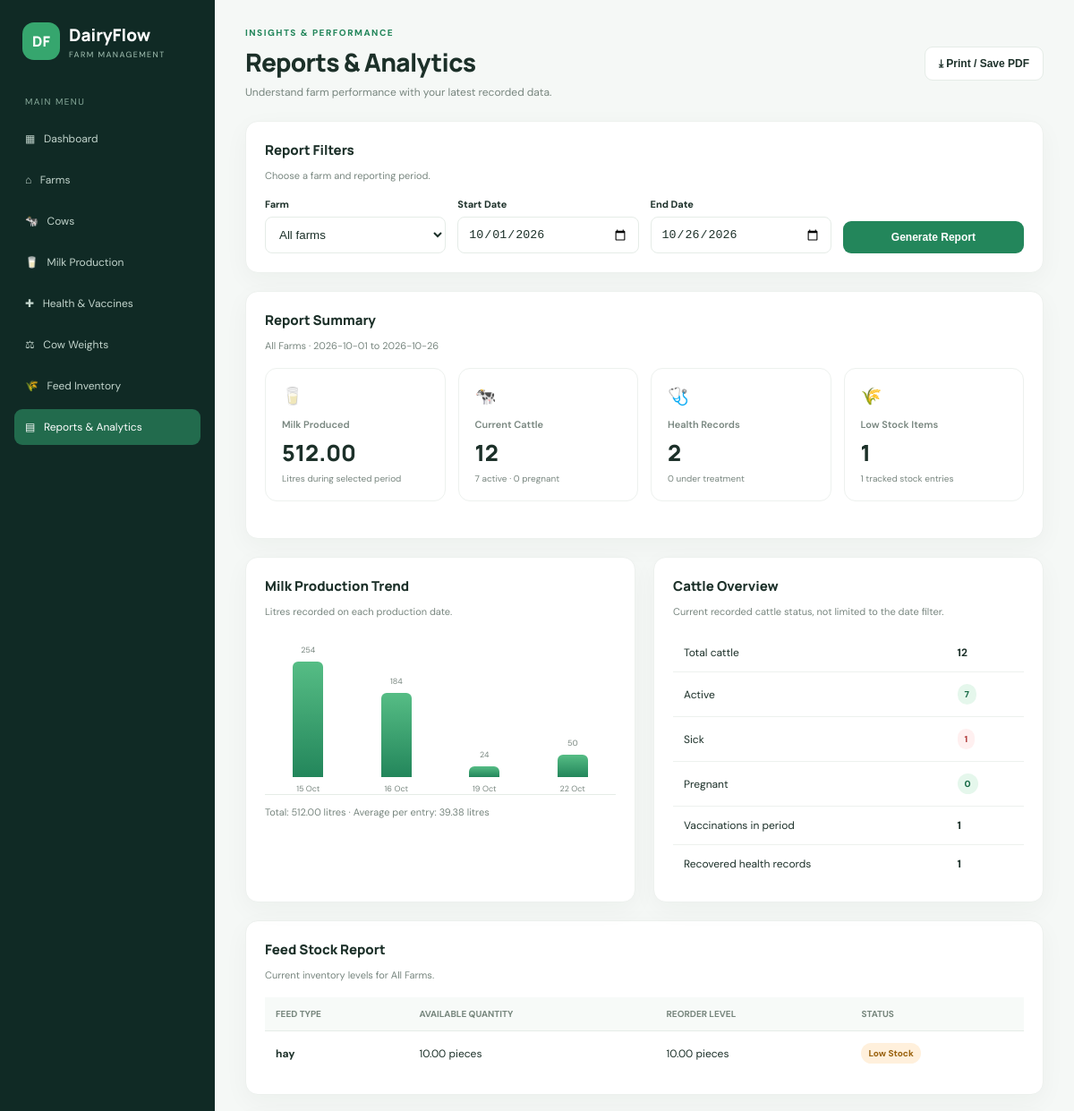
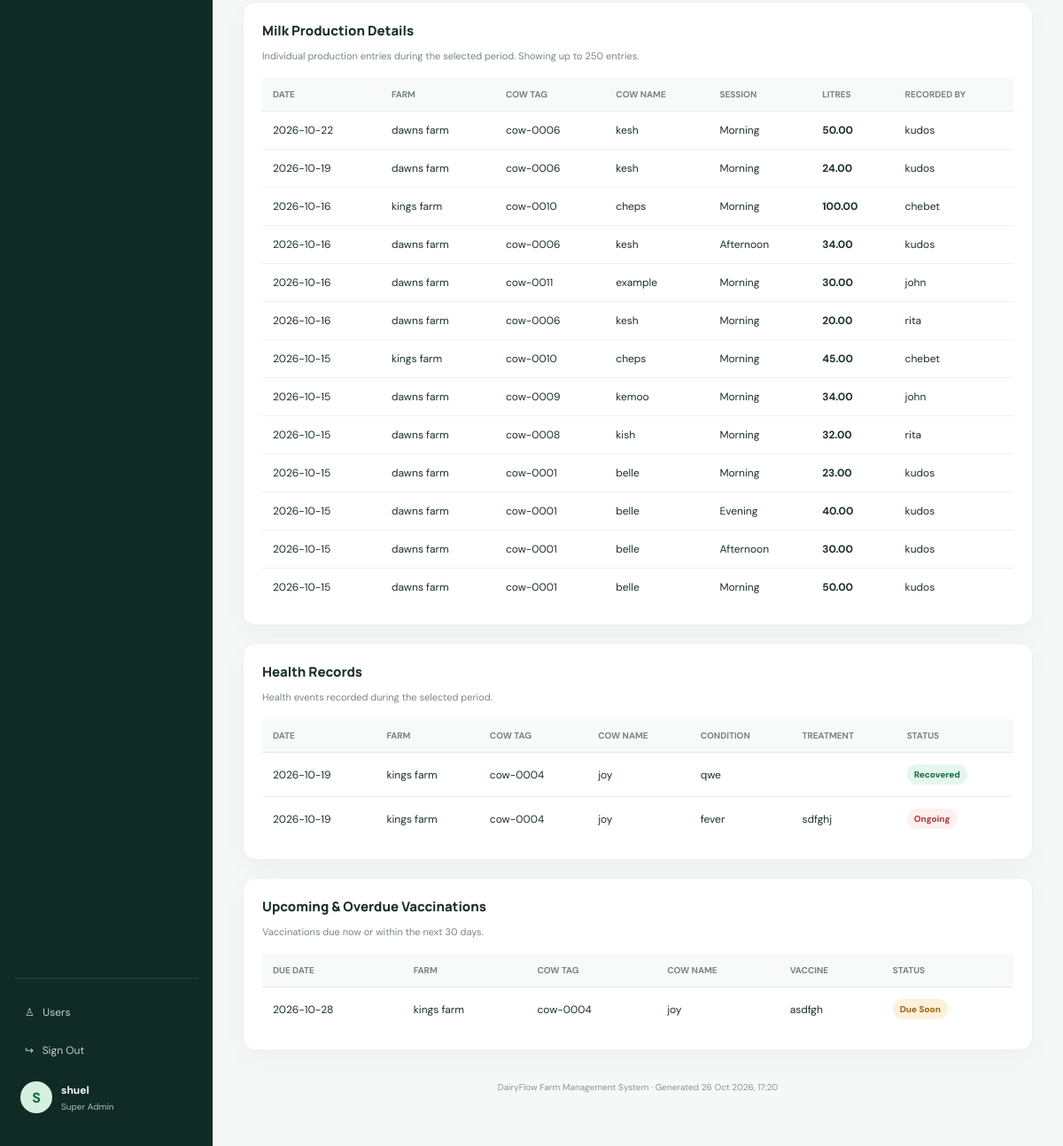
/reports.php (signed in), run on the app's committed database (2 pictures, top to bottom).
### tables this page shows
CREATE TABLE `users` (
  `user_id` int(11) NOT NULL,
  `role_id` int(11) NOT NULL,
  `farm_id` int(11) DEFAULT NULL,
  `full_name` varchar(150) NOT NULL,
  `email` varchar(150) NOT NULL,
  `password_hash` varchar(255) NOT NULL,
  `phone` varchar(30) DEFAULT NULL,
  `status` enum('active','inactive') DEFAULT 'active',
  `created_at` timestamp NOT NULL DEFAULT current_timestamp()
);

CREATE TABLE `roles` (
  `role_id` int(11) NOT NULL,
  `role_name` enum('super_admin','admin','farm_manager','store_manager') NOT NULL
);

CREATE TABLE `milk_production` (
  `production_id` int(11) NOT NULL,
  `farm_id` int(11) NOT NULL,
  `cow_id` int(11) DEFAULT NULL,
  `recorded_by` int(11) DEFAULT NULL,
  `production_date` date NOT NULL,
  `milking_session` enum('morning','afternoon','evening') NOT NULL,
  `quantity_litres` decimal(10,2) NOT NULL,
  `notes` text DEFAULT NULL,
  `created_at` timestamp NOT NULL DEFAULT current_timestamp()
);

CREATE TABLE `farms` (
  `farm_id` int(11) NOT NULL,
  `farm_name` varchar(150) NOT NULL,
  `location` varchar(255) DEFAULT NULL,
  `contact_phone` varchar(30) DEFAULT NULL,
  `created_at` timestamp NOT NULL DEFAULT current_timestamp(),
  `status` enum('active','inactive') DEFAULT 'active'
);

CREATE TABLE `cows` (
  `cow_id` int(11) NOT NULL,
  `farm_id` int(11) NOT NULL,
  `tag_number` varchar(50) NOT NULL,
  `cow_name` varchar(100) DEFAULT NULL,
  `date_of_birth` date NOT NULL,
  `breed` varchar(100) DEFAULT NULL,
  `gender` enum('female','male') NOT NULL,
  `origin` enum('born_on_farm','acquired') NOT NULL DEFAULT 'acquired',
  `mother_id` int(11) DEFAULT NULL,
  `father_id` int(11) DEFAULT NULL,
  `status` enum('active','sick','pregnant','dry','sold','deceased') DEFAULT 'active',
  `notes` text DEFAULT NULL,
  `created_at` timestamp NOT NULL DEFAULT current_timestamp(),
  `manager_id` int(11) DEFAULT NULL
);

CREATE TABLE `health_records` (
  `health_id` int(11) NOT NULL,
  `cow_id` int(11) NOT NULL,
  `recorded_by` int(11) DEFAULT NULL,
  `condition_name` varchar(150) NOT NULL,
  `symptoms` text DEFAULT NULL,
  `treatment` text DEFAULT NULL,
  `veterinarian` varchar(150) DEFAULT NULL,
  `record_date` date NOT NULL,
  `next_checkup` date DEFAULT NULL,
  `status` enum('under_treatment','recovered','ongoing') DEFAULT 'ongoing'
);

CREATE TABLE `vaccinations` (
  `vaccination_id` int(11) NOT NULL,
  `cow_id` int(11) NOT NULL,
  `vaccine_name` varchar(150) NOT NULL,
  `vaccination_date` date NOT NULL,
  `next_due_date` date DEFAULT NULL,
  `administered_by` varchar(150) DEFAULT NULL,
  `notes` text DEFAULT NULL
);

### reports.php (the view, shortened to what the rows shown need)
<?php
require_once __DIR__ . '/config/database.php';
$db = $pdo ?? $conn ?? $mysqli ?? null;
function e(mixed $value): string
{
    return htmlspecialchars((string) $value, ENT_QUOTES, 'UTF-8');
}
function reportQuery(string $sql, array $params = []): array
{
    global $db;
    if ($db instanceof PDO) {
        $stmt = $db->prepare($sql);
        $stmt->execute($params);
        return $stmt->fetchAll(PDO::FETCH_ASSOC);
    }
    $stmt = $db->prepare($sql);
    $stmt->execute();
    $result = $stmt->get_result();
    $rows = $result->fetch_all(MYSQLI_ASSOC);
    return $rows;
}
$userId = (int) $_SESSION['user_id'];
$users = reportQuery(
    "SELECT u.user_id, u.full_name, u.farm_id, r.role_name
     FROM users u
     JOIN roles r ON r.role_id = u.role_id
     WHERE u.user_id = ?
     LIMIT 1",
    [$userId]
);
$user = $users[0];
$role = $user['role_name'];
$startDate = (string) ($_GET['start_date'] ?? date('Y-m-01'));
$endDate = (string) ($_GET['end_date'] ?? date('Y-m-d'));
$farmSql = '';
$farmParams = [];
$cowFarmSql = '';
$cowFarmParams = [];
$milkParams = [$startDate, $endDate, ...$farmParams];
$healthParams = [$startDate, $endDate, ...$cowFarmParams];
try {
    $upcomingVaccines = reportQuery(
        "SELECT v.vaccination_id, v.vaccine_name, v.next_due_date,
                c.tag_number, c.cow_name, f.farm_name
         FROM vaccinations v
         JOIN cows c ON c.cow_id = v.cow_id
         JOIN farms f ON f.farm_id = c.farm_id
         WHERE v.next_due_date IS NOT NULL
           AND v.next_due_date <= DATE_ADD(CURDATE(), INTERVAL 30 DAY)
           $cowFarmSql
         ORDER BY v.next_due_date
         LIMIT 20",
        $cowFarmParams
    );
    $milkDetails = reportQuery(
        "SELECT mp.production_date, mp.milking_session,
                mp.quantity_litres, c.tag_number, c.cow_name,
                f.farm_name, u.full_name AS recorded_by
         FROM milk_production mp
         JOIN cows c ON c.cow_id = mp.cow_id
         JOIN farms f ON f.farm_id = mp.farm_id
         LEFT JOIN users u ON u.user_id = mp.recorded_by
         WHERE mp.production_date BETWEEN ? AND ? $farmSql
         ORDER BY mp.production_date DESC, mp.production_id DESC
         LIMIT 250",
        $milkParams
    );
    $healthDetails = reportQuery(
        "SELECT hr.record_date, hr.condition_name, hr.status,
                hr.treatment, c.tag_number, c.cow_name, f.farm_name
         FROM health_records hr
         JOIN cows c ON c.cow_id = hr.cow_id
         JOIN farms f ON f.farm_id = c.farm_id
         WHERE hr.record_date BETWEEN ? AND ? $cowFarmSql
         ORDER BY hr.record_date DESC, hr.health_id DESC
         LIMIT 150",
        $healthParams
    );
} catch (Throwable $exception) {
    error_log('DairyFlow reports error: ' . $exception->getMessage());
    http_response_code(500);
    exit('Report error: ' . htmlspecialchars(
        $exception->getMessage(),
        ENT_QUOTES,
        'UTF-8'
    ));
}
$initial = strtoupper(substr(trim((string) $user['full_name']), 0, 1));
$roleLabel = ucwords(str_replace('_', ' ', $role));
?>
<!DOCTYPE html>
<html lang="en">
<head>
</head>
<body>
    <aside class="sidebar">
        <div class="sidebar-bottom">
            <div class="user-mini">
                <div class="avatar"><?= e($initial) ?></div>
                <div>
                    <div class="user-name"><?= e($user['full_name']) ?></div>
                    <div class="user-role"><?= e($roleLabel) ?></div>
                </div>
            </div>
        </div>
    </aside>
    <main class="main">
        <header class="topbar">
            <div>
                <h1>Reports & Analytics</h1>
            </div>
        </header>
        <section class="panel filter-panel no-print">
            <h2>Report Filters</h2>
        </section>
        <section class="panel">
            <h2>Report Summary</h2>
        </section>
        <section class="two-col">
            <div class="panel">
                <h2>Milk Production Trend</h2>
            </div>
            <div class="panel">
                <h2>Cattle Overview</h2>
            </div>
        </section>
        <section class="panel">
            <h2>Feed Stock Report</h2>
            <div class="table-wrap">
                <table>
                    <thead>
                        <tr>
                            <th>Feed Type</th>
                            <th>Available Quantity</th>
                            <th>Reorder Level</th>
                            <th>Status</th>
                        </tr>
                    </thead>
                </table>
            </div>
        </section>
        <section class="panel">
            <h2>Milk Production Details</h2>
            <div class="table-wrap">
                <table>
                    <thead>
                        <tr>
                            <th>Date</th>
                            <th>Farm</th>
                            <th>Cow Tag</th>
                            <th>Cow Name</th>
                            <th>Session</th>
                            <th>Litres</th>
                            <th>Recorded By</th>
                        </tr>
                    </thead>
                    <tbody>
                        <?php if (!$milkDetails): ?>
                            <tr>
                                <td colspan="7" class="empty">No milk records found.</td>
                            </tr>
                        <?php else: ?>
                            <?php foreach ($milkDetails as $row): ?>
                                <tr>
                                    <td><?= e($row['production_date']) ?></td>
                                    <td><?= e($row['farm_name']) ?></td>
                                    <td><?= e($row['tag_number']) ?></td>
                                    <td><?= e($row['cow_name']) ?></td>
                                    <td><?= e(ucfirst($row['milking_session'])) ?></td>
                                    <td><strong><?= number_format((float) $row['quantity_litres'], 2) ?></strong></td>
                                    <td><?= e($row['recorded_by'] ?? 'Unknown') ?></td>
                                </tr>
                            <?php endforeach; ?>
                        <?php endif; ?>
                    </tbody>
                </table>
            </div>
        </section>
        <section class="panel">
            <h2>Health Records</h2>
            <div class="table-wrap">
                <table>
                    <thead>
                        <tr>
                            <th>Date</th>
                            <th>Farm</th>
                            <th>Cow Tag</th>
                            <th>Cow Name</th>
                            <th>Condition</th>
                            <th>Treatment</th>
                            <th>Status</th>
                        </tr>
                    </thead>
                    <tbody>
                        <?php if (!$healthDetails): ?>
                            <tr>
                                <td colspan="7" class="empty">No health records found.</td>
                            </tr>
                        <?php else: ?>
                            <?php foreach ($healthDetails as $row): ?>
                                <tr>
                                    <td><?= e($row['record_date']) ?></td>
                                    <td><?= e($row['farm_name']) ?></td>
                                    <td><?= e($row['tag_number']) ?></td>
                                    <td><?= e($row['cow_name']) ?></td>
                                    <td><?= e($row['condition_name']) ?></td>
                                    <td><?= e($row['treatment'] ?? '') ?></td>
                                    <td>
                                        <span class="pill <?= $row['status'] === 'recovered' ? 'good' : ($row['status'] === 'under_treatment' ? 'warn' : 'bad') ?>">
                                            <?= e(ucwords(str_replace('_', ' ', $row['status']))) ?>
                                        </span>
                                    </td>
                                </tr>
                            <?php endforeach; ?>
                        <?php endif; ?>
                    </tbody>
                </table>
            </div>
        </section>
        <section class="panel">
            <h2>Upcoming & Overdue Vaccinations</h2>
            <div class="table-wrap">
                <table>
                    <thead>
                        <tr>
                            <th>Due Date</th>
                            <th>Farm</th>
                            <th>Cow Tag</th>
                            <th>Cow Name</th>
                            <th>Vaccine</th>
                            <th>Status</th>
                        </tr>
                    </thead>
                    <tbody>
                        <?php if (!$upcomingVaccines): ?>
                            <tr>
                                <td colspan="6" class="empty">No upcoming or overdue vaccinations found.</td>
                            </tr>
                        <?php else: ?>
                            <?php foreach ($upcomingVaccines as $vaccine): ?>
                                <?php $overdue = $vaccine['next_due_date'] < date('Y-m-d'); ?>
                                <tr>
                                    <td><?= e($vaccine['next_due_date']) ?></td>
                                    <td><?= e($vaccine['farm_name']) ?></td>
                                    <td><?= e($vaccine['tag_number']) ?></td>
                                    <td><?= e($vaccine['cow_name']) ?></td>
                                    <td><?= e($vaccine['vaccine_name']) ?></td>
                                    <td><span class="pill <?= $overdue ? 'bad' : 'warn' ?>"><?= $overdue ? 'Overdue' : 'Due Soon' ?></span></td>
                                </tr>
                            <?php endforeach; ?>
                        <?php endif; ?>
                    </tbody>
                </table>
            </div>
        </section>
    </main>
</body>
</html>

### data on the page
users: full_name "S", full_name "shuel", role.role_name "Super Admin"
milk_production: production_date "2026-10-22", farm.farm_name "dawns farm", cow.tag_number "cow-0006", cow.cow_name "kesh", milking_session "Morning", quantity_litres "50.00", recorded_by.full_name "kudos"
milk_production: production_date "2026-10-19", farm.farm_name "dawns farm", cow.tag_number "cow-0006", cow.cow_name "kesh", milking_session "Morning", quantity_litres "24.00", recorded_by.full_name "kudos"
milk_production: production_date "2026-10-16", farm.farm_name "kings farm", cow.tag_number "cow-0010", cow.cow_name "cheps", milking_session "Morning", quantity_litres "100.00", recorded_by.full_name "chebet"
milk_production: production_date "2026-10-16", farm.farm_name "dawns farm", cow.tag_number "cow-0006", cow.cow_name "kesh", milking_session "Afternoon", quantity_litres "34.00", recorded_by.full_name "kudos"
milk_production: production_date "2026-10-16", farm.farm_name "dawns farm", cow.tag_number "cow-0011", cow.cow_name "example", milking_session "Morning", quantity_litres "30.00", recorded_by.full_name "john"
milk_production: production_date "2026-10-16", farm.farm_name "dawns farm", cow.tag_number "cow-0006", cow.cow_name "kesh", milking_session "Morning", quantity_litres "20.00", recorded_by.full_name "rita"
milk_production: production_date "2026-10-15", farm.farm_name "kings farm", cow.tag_number "cow-0010", cow.cow_name "cheps", milking_session "Morning", quantity_litres "45.00", recorded_by.full_name "chebet"
milk_production: production_date "2026-10-15", farm.farm_name "dawns farm", cow.tag_number "cow-0009", cow.cow_name "kemoo", milking_session "Morning", quantity_litres "34.00", recorded_by.full_name "john"
milk_production: production_date "2026-10-15", farm.farm_name "dawns farm", cow.tag_number "cow-0008", cow.cow_name "kish", milking_session "Morning", quantity_litres "32.00", recorded_by.full_name "rita"
milk_production: production_date "2026-10-15", farm.farm_name "dawns farm", cow.tag_number "cow-0001", cow.cow_name "belle", milking_session "Morning", quantity_litres "23.00", recorded_by.full_name "kudos"
milk_production: production_date "2026-10-15", farm.farm_name "dawns farm", cow.tag_number "cow-0001", cow.cow_name "belle", milking_session "Evening", quantity_litres "40.00", recorded_by.full_name "kudos"
milk_production: production_date "2026-10-15", farm.farm_name "dawns farm", cow.tag_number "cow-0001", cow.cow_name "belle", milking_session "Afternoon", quantity_litres "30.00", recorded_by.full_name "kudos"
milk_production: production_date "2026-10-15", farm.farm_name "dawns farm", cow.tag_number "cow-0001", cow.cow_name "belle", milking_session "Morning", quantity_litres "50.00", recorded_by.full_name "kudos"
health_records: record_date "2026-10-19", farms.farm_name "kings farm", cow.tag_number "cow-0004", cow.cow_name "joy", condition_name "qwe", status "Recovered"
health_records: record_date "2026-10-19", farms.farm_name "kings farm", cow.tag_number "cow-0004", cow.cow_name "joy", condition_name "fever", treatment "sdfghj", status "Ongoing"
vaccinations: next_due_date "2026-10-28", farms.farm_name "kings farm", cow.tag_number "cow-0004", cow.cow_name "joy", vaccine_name "asdfgh", shows "Due Soon"

### other printed values
$farmLabel "All Farms"
$milkTotal "512.00"
$cowTotal "12"
$cowSummary['active_cows'] "7"
$cowSummary['pregnant_cows'] "0"
$healthSummary['total_records'] "2"
$healthSummary['under_treatment'] "0"
$lowStock "1"
$feedSummary['stock_items'] "1"
$litres "254"
date('d M', strtotime($day['production_date'])) "15 Oct"
$litres "184"
date('d M', strtotime($day['production_date'])) "16 Oct"
$litres "24"
date('d M', strtotime($day['production_date'])) "19 Oct"
